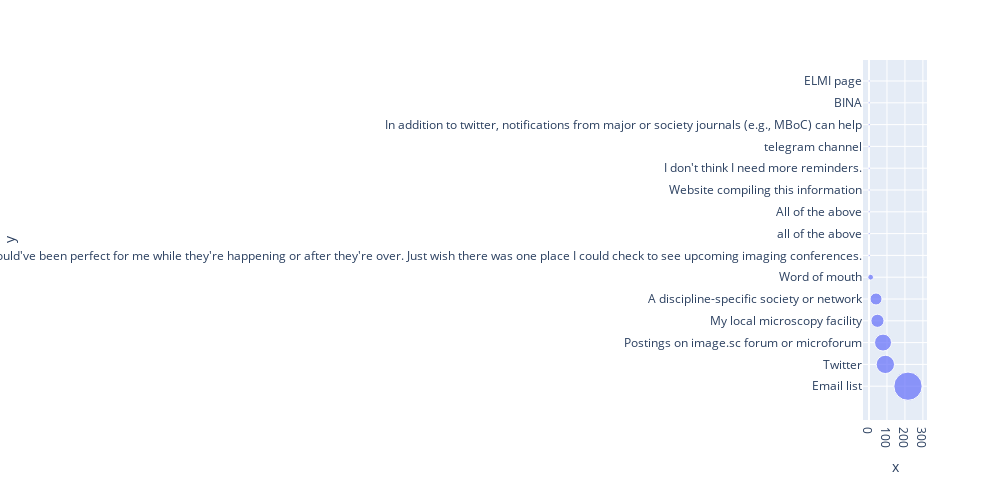

The cell this chart's notebook holds for it:
### Code cell
# how users would like to ne notfied for future workshops
counts_notifications = data["Notification of image analysis workshop"].value_counts()
notifications = px.scatter(data, y=counts_notifications.index, x=counts_notifications.values, size=counts_notifications.values,orientation='v', width=1000, height=500)
notifications.update_layout(title_x=0.5)

### Figure 1 — Plotly figure (JSON) as saved in the notebook; plotly's stock layout.template omitted (floating-point values rounded to 4 significant figures)
{"data": [{"hovertemplate": "x=%{x}<br>y=%{y}<br>size=%{marker.size}<extra></extra>", "legendgroup": "", "marker": {"color": "#636efa", "size": [217, 91, 78, 47, 39, 9, 1, 1, 1, 1, 1, 1, 1, 1, 1], "sizemode": "area", "sizeref": 0.5425, "symbol": "circle"}, "mode": "markers", "name": "", "orientation": "v", "showlegend": false, "type": "scatter", "x": [217, 91, 78, 47, 39, 9, 1, 1, 1, 1, 1, 1, 1, 1, 1], "xaxis": "x", "y": ["Email list", "Twitter", "Postings on image.sc forum or microforum", "My local microscopy facility", "A discipline-specific society or network", "Word of mouth", "I'm agnostic to how I hear, but I often feel like I only hear about conferences that would've been perfect for me while they're happening or after they're over. Just wish there was one place I could check to see upcoming imaging conferences.", "all of the above", "All of the above", "Website compiling this information", "I don't think I need more reminders.", "telegram channel", "In addition to twitter, notifications from major or society journals (e.g., MBoC) can help", "BINA", "ELMI page"], "yaxis": "y"}], "layout": {"height": 500, "legend": {"itemsizing": "constant", "tracegroupgap": 0}, "margin": {"t": 60}, "title": {"x": 0.5}, "width": 1000, "xaxis": {"anchor": "y", "domain": [0, 1], "title": {"text": "x"}}, "yaxis": {"anchor": "x", "domain": [0, 1], "title": {"text": "y"}}}}
